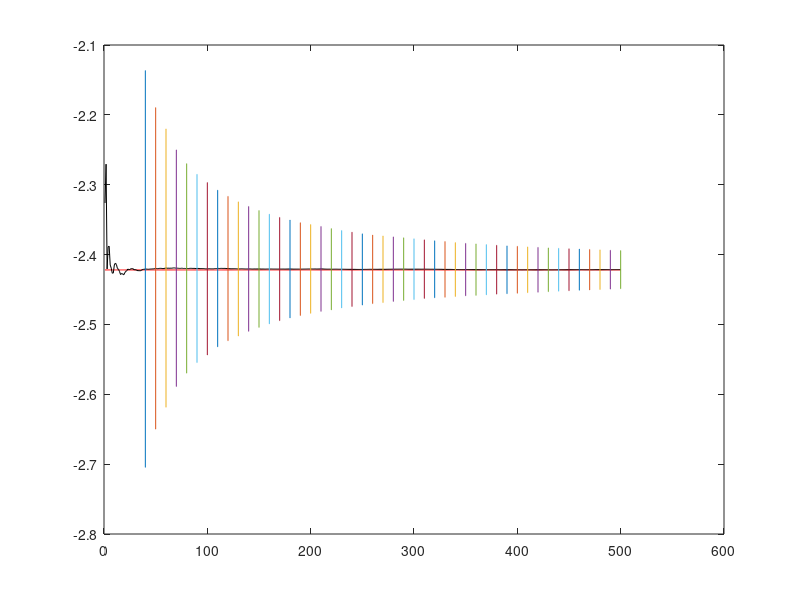

This chart was generated by the following MATLAB code:
%===========================================================
% Exercise 5.19
% Plot the mean value of the obtaoned estimate  and the 
% corresponding variance 
% applying the Robins-Monro algorithm.
%==========================================================

close 
L=2;%Dimension of the unknown vector
N=500; %Number of Data
theta=randn(L,1);%Unknown parameter
w=zeros(L,1);%Initial Estimate 

IterNo=1000;
wtot=zeros(N,IterNo);
noisevar=0.1;
X = randn(L,N);%Input
inputvec = @(n) X(:,n);

noise = randn(N,1)*sqrt(noisevar);%Noise process

y = zeros(N,1);
y(1:N) = X(:,1:N)'*theta;
y = y + noise;

for It=1:IterNo
    X = randn(L,N);
inputvec = @(n) X(:,n);

noise = randn(N,1)*sqrt(noisevar);

y = zeros(N,1);
y(1:N) = X(:,1:N)'*theta;
y = y + noise;
w=zeros(L,1);
        for i=1:N
          mu=1/(i); %Step size
        
            e=y(i)-w'*inputvec(i); %Error computation
            w=w+mu*e*inputvec(i);
        wtot(i,It)=w(1);
        end

end
theta1=theta(1)*ones(N,1);
plot(theta1,'r');hold on;
meanw=mean(wtot');
  plot(meanw,'k-');hold on
         for i=1:N
   
    if mod(i,10)==0 && i>30
    errorbar(i,meanw(i),std(wtot(i,:))) ;  hold on     
    end    
    end